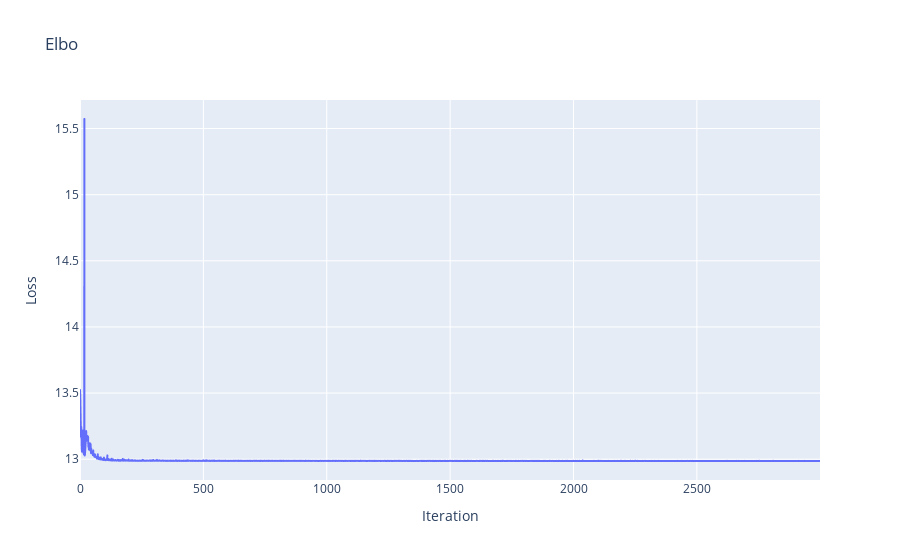

Source (notebook cell):
### Markdown cell above
## Data aggregation
To aggregate the data we decided to map each accident to the nearest intersection. We decided to use the average AADT over the period from 2014 to 2019 for each road as there was missing data. We matched the AADT of the roads to the intersections by proximity. Roads without AADT data available were remove. For interpretability and inference purposes we used normalized $\log$(AADT).

### Code cell
kappa = 0.50000001
t_0 = 3
loss, guide = models.train_log_linear_random_init(accidents,
                        preds,
                        ['aadt', 'is_intersection', 'wind','snow_depth','weekend','temperature','precipitation'], 
                        kappa=kappa,
                        t_0=t_0, 
                        max_iters=3000)
plots.plot_svi_loss(loss)

### Figure 1 — Plotly figure (JSON) as saved in the notebook; plotly's stock layout.template omitted (floating-point values rounded to 4 significant figures; data arrays with more than 128 entries replaced by an {"elided": "..."} marker saying what was removed)
{"data": [{"hovertemplate": "Iteration=%{x}<br>Loss=%{y}<extra></extra>", "legendgroup": "", "line": {"color": "#636efa", "dash": "solid"}, "mode": "lines", "name": "", "showlegend": false, "type": "scattergl", "x": {"elided": "3000 int values"}, "xaxis": "x", "y": {"elided": "3000 float values"}, "yaxis": "y"}], "layout": {"legend": {"tracegroupgap": 0}, "title": {"text": "Elbo"}, "xaxis": {"anchor": "y", "domain": [0, 1], "title": {"text": "Iteration"}}, "yaxis": {"anchor": "x", "domain": [0, 1], "title": {"text": "Loss"}}}}
